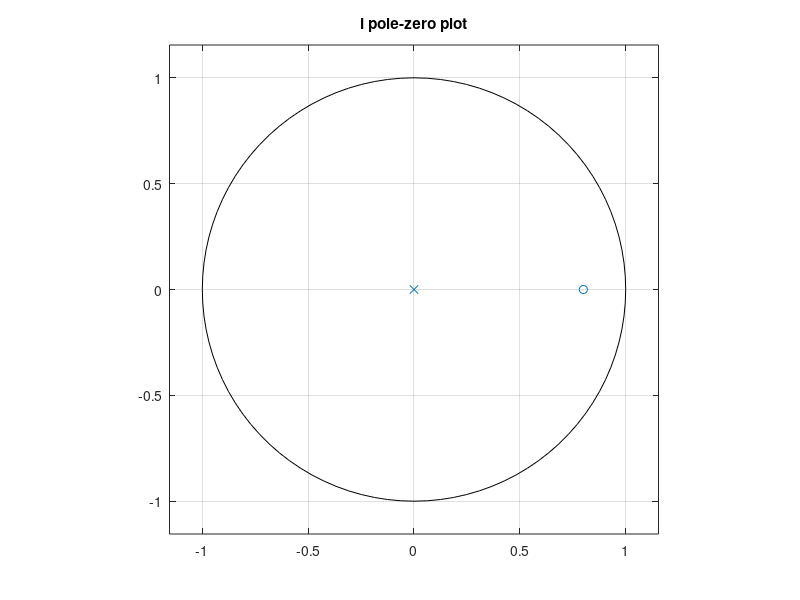
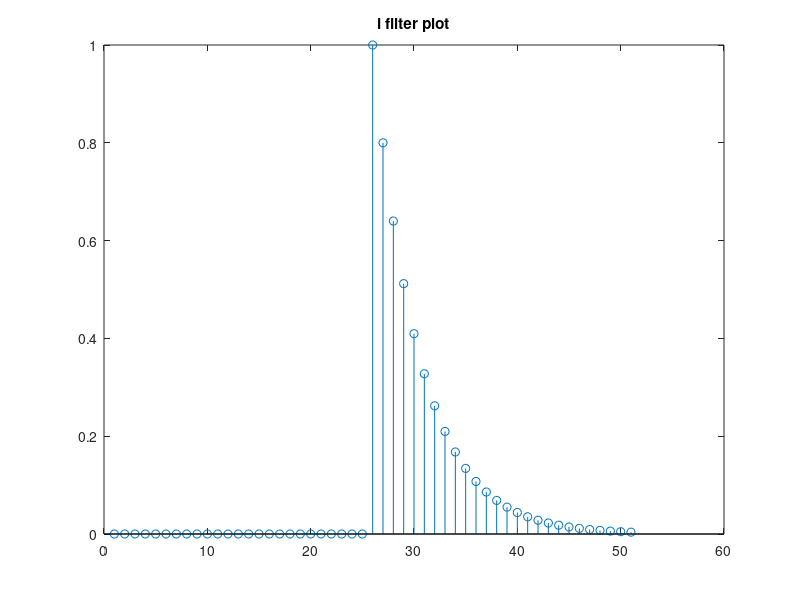
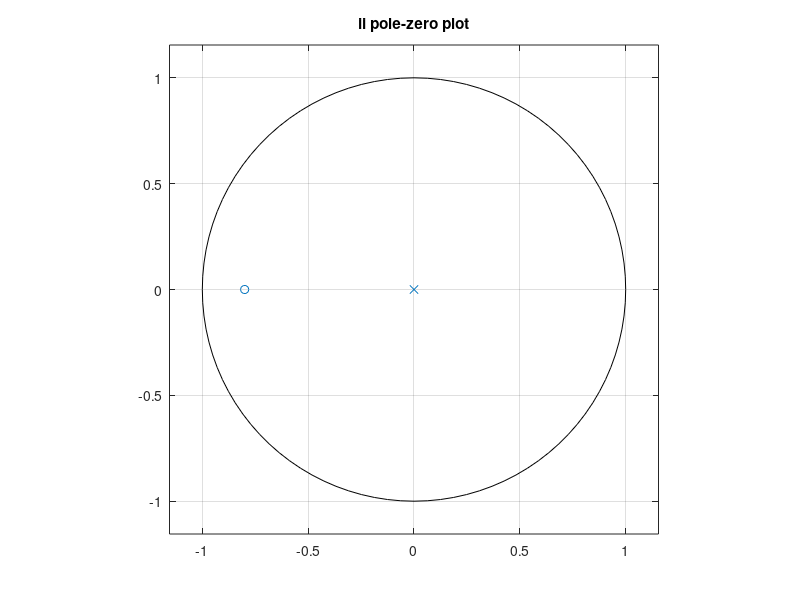
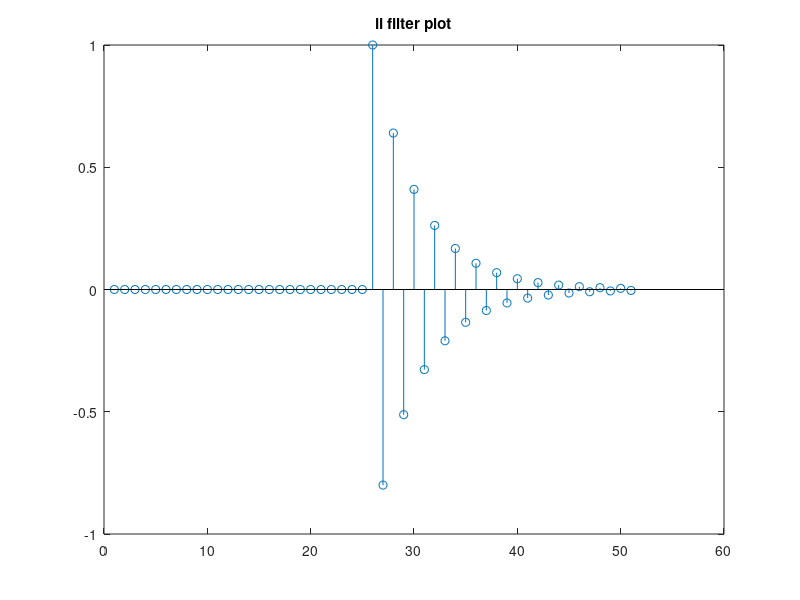

Write MATLAB code to recreate these figures, in order. (Note: this script raises an error after producing the figures.)
%% Exercise 7.1

%a)

% i) h[n] = δ[n] - 0.8δ[n-1]
% H[z] = 1 - 0.8z^-1
%ROC: C - {∞}
%Poles:0 
%zeros:0.8
% stable
figure;
zplane(0.8,0);
title('i pole-zero plot');

%The filter matches the analytic equation, the pole corresponds to the
%decay towards zero

impulse = [ zeros(1,25) 1 zeros(1,25)];
a = [1 -0.8];
b = [1];
y = filter(b,a,impulse);

figure;
stem(y);
title('i filter plot')

% ii) h[n] = δ[n] + 0.8δ[n-1]
% H[z] = 1 + 0.8z^-1
%ROC: C - {∞}
%zeros:-0.8
%poles:0
%stable
figure;
zplane(-0.8,0);
title('ii pole-zero plot');

a = [1 +0.8];
b = [1];
y = filter(b,a,impulse);

figure;
stem(y);
title('ii filter plot')

%The filter matches the analytic equation, the pole corresponds to the
%decay and growth towards zero

% iii) h[n] = δ[n + 10] - 0.8δ[n + 9]
%H[z] = z^10 - 0.8z^9
%ROC: C - {0}
%zeros:0.8, 0 mult. 9
%poles: none
%stable
figure;
zplane([-0.8;0;0;0;0;0;0;0;0;0]);
title('iii pole-zero plot');

a = [1 +0.8];
b = [0 0 0 0 0 0 0 0 0 0 1];
y = filter(b,a,impulse);

figure;
stem(y);
title('iii filter plot')

%The filter matches the analytic equation, the pole corresponds to the
%decay and growth towards zero

% iv) h[n] = (1/2)δ[n] - δ[n-1]
%H[z] = 1/2 - z^-1
%ROC: C - {∞}
%zeros: 2
%poles: 0
%stable
figure;
zplane(2,0);
title('iv pole-zero plot');

a = [1 -2];
b = [2];
y = filter(b,a,impulse);

figure;
stem(y);
title('iv filter plot')

%The filter matches the analytic equation, the pole corresponds to the
%growth

%b)

%i) h[n] = δ[n] - cos(0.2pi)δ[n -1] - 0.25δ[n-2]
%freq resp: H(e^jw) = 1 - cos(0.2pi)*e^-jw - 0.25e^-2jw
% H[z] = 1 - cos(0.2pi)z^-1 - 0.25z^-2
%ROC: C - {∞}
%stable
zer = [-0.23863; 1.04765];
poles = [0;0];



figure;
zplane(zer,poles);
title('ib pole-zero plot');

a = [1 -cos(0.2*pi) -0.25];
b = [1];
y = filter(b,a,impulse);

figure;
subplot(2,1,1)
stem(y);
title('ib filter plot')


[b,a] = zp2tf(zer,poles,1);
fvtool(b,a);
title ( 'Magnitude Response ib')


% The poles at zero correspond with the magnitude response


%ii) h[n] = δ[n] - 1.8cos(0.2pi)δ[n -1] - 0.81δ[n-2]
% H[z] = 1 - 1.8cos(0.2pi)z^-1 - 0.81z^-2
%freq resp: H(e^jw) = 1 - 1.8cos(0.2pi)*e^-jw - 0.81e^-2jw
%ROC: C - {∞}
%stable
zer = [-0.429534; 1.88576];
poles = [0;0];

figure;
zplane(zer,poles);
title('iib pole-zero plot');

a = [1 -1.8*cos(0.2*pi) -0.81];
b = [1];
y = filter(b,a,impulse);

figure;
subplot(2,1,1)
stem(y);
title('iib filter plot')

[b,a] = zp2tf(zer,poles,1);
fvtool(b,a);
title ( 'Magnitude Response iib')

% The poles at zero correspond with the magnitude response

%iii) h[n] = δ[n] - 1.98cos(0.2pi)δ[n -1] - 0.9801δ[n-2]
% H[z] = 1 - 1.98cos(0.2pi)z^-1 - 0.9801z^-2
%freq resp: H(e^jw) = 1 - 1.98cos(0.2pi)*e^-jw - 0.9801e^-2jw
%ROC: C - {∞}
%stable
zer = [-0.42487; 2.07434];
poles = [0;0];

figure;
zplane(zer,poles);
title('iiib pole-zero plot');


a = [1 -1.98*cos(0.2*pi) -0.9801];
b = [1];
y = filter(b,a,impulse);


figure;
subplot(2,1,1)
stem(y);
title('iiib filter plot')

[b,a] = zp2tf(zer,poles,1);
fvtool(b,a);
title ( 'Magnitude Response iiib')

% The poles at zero correspond with the magnitude response

%% Exercise 7.2

%a

[corrupt,Fs] = audioread('bad_wannabe.wav');

w = -pi:pi/2000:pi;
corrupt_dtft =dtft(corrupt,w);

figure;
subplot (2 , 1 , 1)
plot (w/pi,20*log10(abs(corrupt_dtft))) ;
grid on ;
title ( 'Magnitude Response Corrupt')
xlabel ( 'Normalized Radian Frequency (\times \pi rad/sample ) ') ;
ylabel ( ' Amplitude (dB) ') ;


h = [1 -2*cos(0.05*pi) 1];
not_corrupt = conv(corrupt,h);
audiowrite('fired_wannabe.wav',not_corrupt,Fs)
not_corrupt = dtft(not_corrupt,w);

figure;
subplot (2 , 1 , 1)
plot (w/pi,20*log10(abs(not_corrupt))) ;
grid on ;
title ( 'Magnitude Response')
xlabel ( 'Normalized Radian Frequency (\times \pi rad/sample ) ') ;
ylabel ( ' Amplitude (dB) ') ;
subplot (2 , 1 , 2)
plot ( w / pi , angle ( not_corrupt) / pi ) ;
grid on ;
title ( ' Phase Response')
xlabel ( 'Normalized Radian Frequency (\times \pi rad/sample) ');
ylabel('Phase(/times /pi rad)');


%The filtered audio quality dropped dramatically. 

%%

%b)
alp = 1;
zer = [exp(j*0.05);exp(-j*0.05)];
poles = [alp*exp(j*0.05);alp*exp(-j*0.05)];

% The filter is stable with -1 <= alpha <= 1

figure;
subplot(2,1,1);
zplane(zer,poles);
title('stable')

alp = -2;
zer = [exp(j*0.05);exp(-j*0.05)];
poles = [alp*exp(j*0.05);alp*exp(-j*0.05)];

subplot(2,1,2)
zplane(zer,poles);
title('unstable')

alp = 0;
zer = [exp(j*0.05);exp(-j*0.05)];
poles = [alp*exp(j*0.05);alp*exp(-j*0.05)];

[b,a] = zp2tf(zer,poles,1);
fvtool(b,a);
title('alpha = 0');

alp = 0.25;
zer = [exp(j*0.05);exp(-j*0.05)];
poles = [alp*exp(j*0.05);alp*exp(-j*0.05)];


[b,a] = zp2tf(zer,poles,1);
fvtool(b,a);
title('alpha = 0.25');

alp = 0.5;
zer = [exp(j*0.05);exp(-j*0.05)];
poles = [alp*exp(j*0.05);alp*exp(-j*0.05)];

[b,a] = zp2tf(zer,poles,1);
fvtool(b,a);
title('alpha = 0.5');

alp = 0.75;
zer = [exp(j*0.05);exp(-j*0.05)];
poles = [alp*exp(j*0.05);alp*exp(-j*0.05)];

[b,a] = zp2tf(zer,poles,1);
fvtool(b,a);
title('alpha = 0.75');

alp = 1;
zer = [exp(j*0.05);exp(-j*0.05)];
poles = [alp*exp(j*0.05);alp*exp(-j*0.05)];

[b,a] = zp2tf(zer,poles,1);
fvtool(b,a);
title('alpha = 1');

%%

% The notch seems to be exponentially decreasing as the alpha value is
% increased, with 0 notch at 1.

%c)

% difference equation
% y[n] - 2cos(w0))y[n-1] + y[n-2] = x[n] - 2*alpha*cos(w0))x[n-1] +
% alpha^2 x[n-2]
type notch

%d)
[b,a] = notch(0.05*pi, 0.99);

[bad,Fs] = audioread('bad_wannabe.wav');

good = filter(b,a,bad);

audiowrite('iired_wannabe.wav',good,Fs)


% The filtered audio is much more clear than when using then other nulling
% filter


w = -pi:pi/2000:pi;
good =dtft(good,w);

figure;
plot (w/pi,20*log10(abs(good))) ;
grid on ;
title ( 'Magnitude Response Corrupt')
xlabel ( 'Normalized Radian Frequency (\times \pi rad/sample ) ') ;
ylabel ( ' Amplitude (dB) ') ;


% The magnitude response shows that the notch filter did not completely
% eliminate the frequency at the where there was interference, but reduced
% it, leading to better audio quality














